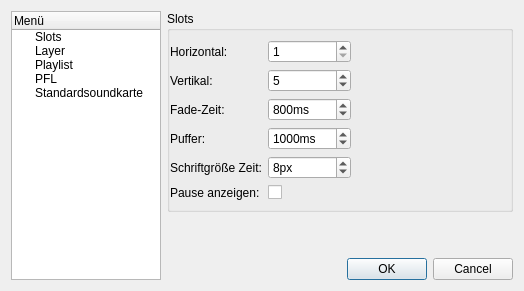
<?xml version="1.0" encoding="UTF-8"?>
<ui version="4.0">
 <class>ConfigurationDialog</class>
 <widget class="QDialog" name="ConfigurationDialog">
  <property name="geometry">
   <rect>
    <x>0</x>
    <y>0</y>
    <width>524</width>
    <height>291</height>
   </rect>
  </property>
  <property name="windowTitle">
   <string>Einstellungen</string>
  </property>
  <layout class="QGridLayout" name="gridLayout_3">
   <item row="0" column="0" rowspan="2">
    <widget class="QTreeWidget" name="menuTree">
     <property name="minimumSize">
      <size>
       <width>150</width>
       <height>0</height>
      </size>
     </property>
     <property name="maximumSize">
      <size>
       <width>150</width>
       <height>16777215</height>
      </size>
     </property>
     <column>
      <property name="text">
       <string>Menü</string>
      </property>
     </column>
     <item>
      <property name="text">
       <string>Slots</string>
      </property>
     </item>
     <item>
      <property name="text">
       <string>Layer</string>
      </property>
     </item>
     <item>
      <property name="text">
       <string>Playlist</string>
      </property>
     </item>
     <item>
      <property name="text">
       <string>PFL</string>
      </property>
     </item>
     <item>
      <property name="text">
       <string>Standardsoundkarte</string>
      </property>
     </item>
    </widget>
   </item>
   <item row="0" column="1">
    <widget class="QStackedWidget" name="mainWindget">
     <property name="currentIndex">
      <number>0</number>
     </property>
     <widget class="QWidget" name="slotPage">
      <layout class="QVBoxLayout" name="verticalLayout_2">
       <property name="margin">
        <number>0</number>
       </property>
       <item>
        <widget class="QGroupBox" name="slotGroup">
         <property name="title">
          <string>Slots</string>
         </property>
         <property name="flat">
          <bool>true</bool>
         </property>
         <layout class="QGridLayout" name="gridLayout_4">
          <property name="leftMargin">
           <number>0</number>
          </property>
          <property name="rightMargin">
           <number>0</number>
          </property>
          <item row="0" column="0">
           <widget class="QLabel" name="label">
            <property name="text">
             <string>Horizontal:</string>
            </property>
           </widget>
          </item>
          <item row="0" column="1">
           <widget class="QSpinBox" name="horizontalSpinBox">
            <property name="minimum">
             <number>1</number>
            </property>
            <property name="maximum">
             <number>20</number>
            </property>
           </widget>
          </item>
          <item row="0" column="2" rowspan="2">
           <spacer name="horizontalSpacer">
            <property name="orientation">
             <enum>Qt::Horizontal</enum>
            </property>
            <property name="sizeHint" stdset="0">
             <size>
              <width>161</width>
              <height>43</height>
             </size>
            </property>
           </spacer>
          </item>
          <item row="1" column="0">
           <widget class="QLabel" name="label_2">
            <property name="text">
             <string>Vertikal:</string>
            </property>
           </widget>
          </item>
          <item row="1" column="1">
           <widget class="QSpinBox" name="verticalSpinBox">
            <property name="minimum">
             <number>1</number>
            </property>
            <property name="maximum">
             <number>20</number>
            </property>
            <property name="value">
             <number>5</number>
            </property>
           </widget>
          </item>
          <item row="2" column="0">
           <widget class="QLabel" name="label_11">
            <property name="text">
             <string>Fade-Zeit:</string>
            </property>
           </widget>
          </item>
          <item row="2" column="1">
           <widget class="QSpinBox" name="slotFadeSpinBox">
            <property name="suffix">
             <string notr="true">ms</string>
            </property>
            <property name="maximum">
             <number>100000</number>
            </property>
            <property name="value">
             <number>800</number>
            </property>
           </widget>
          </item>
          <item row="3" column="0">
           <widget class="QLabel" name="label_3">
            <property name="text">
             <string>Puffer:</string>
            </property>
           </widget>
          </item>
          <item row="3" column="1">
           <widget class="QSpinBox" name="bufferSpinBox">
            <property name="suffix">
             <string notr="true">ms</string>
            </property>
            <property name="maximum">
             <number>10000</number>
            </property>
            <property name="value">
             <number>1000</number>
            </property>
           </widget>
          </item>
          <item row="4" column="0">
           <widget class="QLabel" name="label_4">
            <property name="text">
             <string>Schriftgröße Zeit:</string>
            </property>
           </widget>
          </item>
          <item row="4" column="1">
           <widget class="QSpinBox" name="slotTimeSpinBox">
            <property name="suffix">
             <string notr="true">px</string>
            </property>
            <property name="minimum">
             <number>1</number>
            </property>
            <property name="maximum">
             <number>30</number>
            </property>
            <property name="value">
             <number>8</number>
            </property>
           </widget>
          </item>
          <item row="5" column="1">
           <widget class="QCheckBox" name="pauseCheckBox"/>
          </item>
          <item row="5" column="0">
           <widget class="QLabel" name="label_9">
            <property name="text">
             <string>Pause anzeigen:</string>
            </property>
           </widget>
          </item>
         </layout>
        </widget>
       </item>
       <item>
        <spacer name="verticalSpacer_3">
         <property name="orientation">
          <enum>Qt::Vertical</enum>
         </property>
         <property name="sizeHint" stdset="0">
          <size>
           <width>20</width>
           <height>40</height>
          </size>
         </property>
        </spacer>
       </item>
      </layout>
     </widget>
     <widget class="QWidget" name="layerPage">
      <layout class="QVBoxLayout" name="verticalLayout_4">
       <property name="margin">
        <number>0</number>
       </property>
       <item>
        <widget class="QGroupBox" name="layerGroup">
         <property name="title">
          <string>Layer</string>
         </property>
         <property name="flat">
          <bool>true</bool>
         </property>
         <layout class="QVBoxLayout" name="verticalLayout_5">
          <property name="leftMargin">
           <number>0</number>
          </property>
          <property name="topMargin">
           <number>9</number>
          </property>
          <property name="rightMargin">
           <number>0</number>
          </property>
          <property name="bottomMargin">
           <number>0</number>
          </property>
          <item>
           <widget class="QStackedWidget" name="layerStack">
            <property name="currentIndex">
             <number>1</number>
            </property>
            <widget class="QWidget" name="layerConfig">
             <layout class="QGridLayout" name="gridLayout">
              <property name="margin">
               <number>0</number>
              </property>
              <item row="0" column="0">
               <widget class="QLabel" name="label_7">
                <property name="text">
                 <string>Anzahl:</string>
                </property>
               </widget>
              </item>
              <item row="0" column="1">
               <widget class="QSpinBox" name="layerSpinBox">
                <property name="minimum">
                 <number>1</number>
                </property>
               </widget>
              </item>
              <item row="0" column="2">
               <spacer name="horizontalSpacer_3">
                <property name="orientation">
                 <enum>Qt::Horizontal</enum>
                </property>
                <property name="sizeHint" stdset="0">
                 <size>
                  <width>255</width>
                  <height>20</height>
                 </size>
                </property>
               </spacer>
              </item>
              <item row="1" column="0" colspan="3">
               <widget class="QCheckBox" name="keyboardSyncCheckBox">
                <property name="text">
                 <string>Tastatur steuert immer aktuellen Layer</string>
                </property>
               </widget>
              </item>
              <item row="2" column="0" colspan="3">
               <spacer name="verticalSpacer_5">
                <property name="orientation">
                 <enum>Qt::Vertical</enum>
                </property>
                <property name="sizeHint" stdset="0">
                 <size>
                  <width>20</width>
                  <height>40</height>
                 </size>
                </property>
               </spacer>
              </item>
             </layout>
            </widget>
            <widget class="QWidget" name="layerDetail">
             <layout class="QGridLayout" name="gridLayout_5">
              <property name="margin">
               <number>0</number>
              </property>
              <item row="0" column="0">
               <widget class="QLabel" name="label_8">
                <property name="text">
                 <string>Name:</string>
                </property>
               </widget>
              </item>
              <item row="0" column="1">
               <widget class="QLineEdit" name="layerNameText"/>
              </item>
              <item row="1" column="0" colspan="2">
               <widget class="QCheckBox" name="visibleCheckBox">
                <property name="text">
                 <string>sichtbar</string>
                </property>
               </widget>
              </item>
              <item row="2" column="0" colspan="2">
               <spacer name="verticalSpacer_6">
                <property name="orientation">
                 <enum>Qt::Vertical</enum>
                </property>
                <property name="sizeHint" stdset="0">
                 <size>
                  <width>20</width>
                  <height>40</height>
                 </size>
                </property>
               </spacer>
              </item>
             </layout>
            </widget>
           </widget>
          </item>
         </layout>
        </widget>
       </item>
       <item>
        <spacer name="verticalSpacer_4">
         <property name="orientation">
          <enum>Qt::Vertical</enum>
         </property>
         <property name="sizeHint" stdset="0">
          <size>
           <width>20</width>
           <height>40</height>
          </size>
         </property>
        </spacer>
       </item>
      </layout>
     </widget>
     <widget class="QWidget" name="playlistPage">
      <layout class="QVBoxLayout" name="verticalLayout_3">
       <property name="margin">
        <number>0</number>
       </property>
       <item>
        <widget class="QGroupBox" name="playlistGroup">
         <property name="title">
          <string>Playlist</string>
         </property>
         <property name="flat">
          <bool>true</bool>
         </property>
         <layout class="QGridLayout" name="gridLayout_2">
          <property name="leftMargin">
           <number>0</number>
          </property>
          <property name="rightMargin">
           <number>0</number>
          </property>
          <item row="0" column="0">
           <widget class="QLabel" name="label_5">
            <property name="text">
             <string>Player:</string>
            </property>
           </widget>
          </item>
          <item row="0" column="1">
           <widget class="QSpinBox" name="playerSpinBox">
            <property name="sizePolicy">
             <sizepolicy hsizetype="Fixed" vsizetype="Fixed">
              <horstretch>0</horstretch>
              <verstretch>0</verstretch>
             </sizepolicy>
            </property>
            <property name="minimum">
             <number>2</number>
            </property>
           </widget>
          </item>
          <item row="0" column="2">
           <spacer name="horizontalSpacer_2">
            <property name="orientation">
             <enum>Qt::Horizontal</enum>
            </property>
            <property name="sizeHint" stdset="0">
             <size>
              <width>172</width>
              <height>20</height>
             </size>
            </property>
           </spacer>
          </item>
          <item row="1" column="0">
           <widget class="QLabel" name="label_12">
            <property name="text">
             <string>Fade vor Ende:</string>
            </property>
           </widget>
          </item>
          <item row="1" column="1">
           <widget class="QSpinBox" name="playlistFadePosSpinBox">
            <property name="suffix">
             <string notr="true">ms</string>
            </property>
            <property name="maximum">
             <number>20000</number>
            </property>
            <property name="value">
             <number>8000</number>
            </property>
           </widget>
          </item>
          <item row="2" column="0">
           <widget class="QLabel" name="label_6">
            <property name="text">
             <string>Fade-Zeit:</string>
            </property>
           </widget>
          </item>
          <item row="2" column="1">
           <widget class="QSpinBox" name="playlistFadeSpinBox">
            <property name="suffix">
             <string notr="true">ms</string>
            </property>
            <property name="maximum">
             <number>100000</number>
            </property>
            <property name="value">
             <number>4000</number>
            </property>
           </widget>
          </item>
         </layout>
        </widget>
       </item>
       <item>
        <spacer name="verticalSpacer_2">
         <property name="orientation">
          <enum>Qt::Vertical</enum>
         </property>
         <property name="sizeHint" stdset="0">
          <size>
           <width>20</width>
           <height>40</height>
          </size>
         </property>
        </spacer>
       </item>
      </layout>
     </widget>
     <widget class="QWidget" name="audioPage">
      <layout class="QVBoxLayout" name="verticalLayout">
       <property name="margin">
        <number>0</number>
       </property>
       <item>
        <widget class="DeviceSelectWidget" name="deviceSelectWidget" native="true"/>
       </item>
       <item>
        <spacer name="verticalSpacer">
         <property name="orientation">
          <enum>Qt::Vertical</enum>
         </property>
         <property name="sizeHint" stdset="0">
          <size>
           <width>20</width>
           <height>40</height>
          </size>
         </property>
        </spacer>
       </item>
      </layout>
     </widget>
     <widget class="QWidget" name="defaultSoundPage">
      <layout class="QVBoxLayout" name="verticalLayout_6">
       <property name="margin">
        <number>0</number>
       </property>
       <item>
        <widget class="DeviceSelectWidget" name="defaultDeviceWidget" native="true"/>
       </item>
       <item>
        <spacer name="verticalSpacer_7">
         <property name="orientation">
          <enum>Qt::Vertical</enum>
         </property>
         <property name="sizeHint" stdset="0">
          <size>
           <width>20</width>
           <height>40</height>
          </size>
         </property>
        </spacer>
       </item>
      </layout>
     </widget>
    </widget>
   </item>
   <item row="1" column="1">
    <widget class="QDialogButtonBox" name="buttonBox">
     <property name="standardButtons">
      <set>QDialogButtonBox::Cancel|QDialogButtonBox::Ok</set>
     </property>
    </widget>
   </item>
  </layout>
 </widget>
 <customwidgets>
  <customwidget>
   <class>DeviceSelectWidget</class>
   <extends>QWidget</extends>
   <header>deviceselectwidget.h</header>
   <container>1</container>
  </customwidget>
 </customwidgets>
 <resources/>
 <connections/>
</ui>
